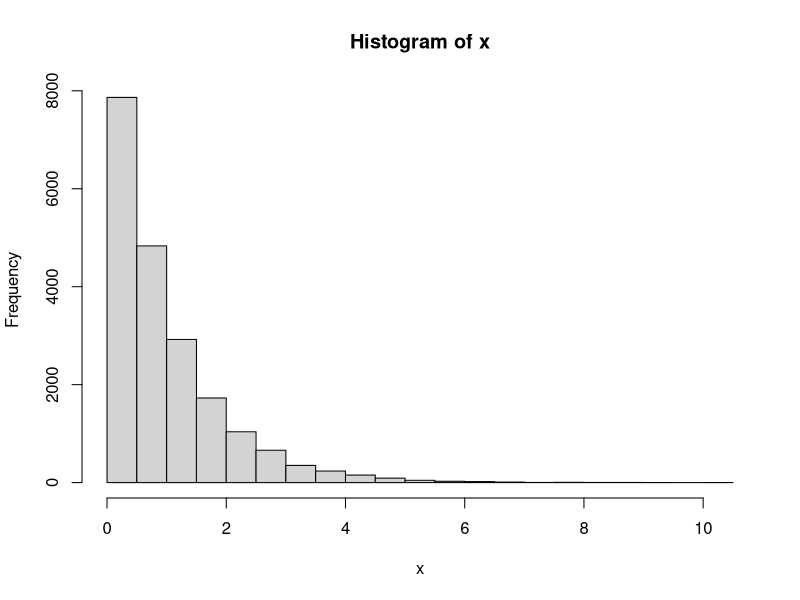
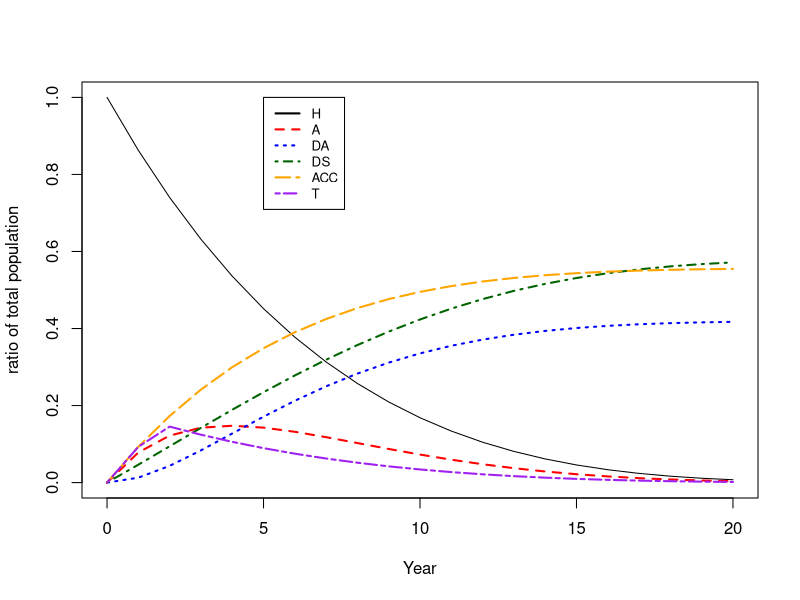
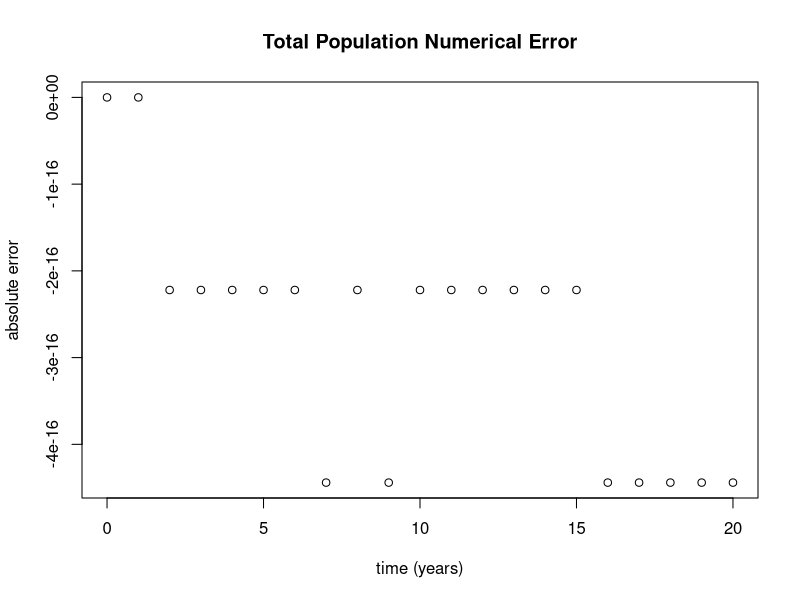

These figures' R source, in order:
## ---- chunk 1
knitr::opts_chunk$set(echo = TRUE)
library(Matrix)
## ---- chunk 2
x <- rexp(20000)

hist(x)

mean(x)
median(x)

# Percentage in first time cycle
sum(x < 1) / length(x)
## ---- chunk 3
hiv_monotherapy_tp <- matrix(c(0.721, 0.202, 0.067, 0.010,
                               0.000, 0.581, 0.407, 0.012,
                               0.000, 0.000, 0.750, 0.250,
                               0.000, 0.000, 0.000, 1.000), 
                               nrow=4, byrow=TRUE,
                               dimnames=list(c("A", "B", "C", "D"),
                                             c("A", "B", "C", "D")))
hiv_monotherapy_tp                                          
## ---- chunk 4
V  <- eigen(hiv_monotherapy_tp)$vectors
iV <- solve(V)
Ap <- iV %*% hiv_monotherapy_tp %*% V

Ap
## ---- chunk 5
lAp <- diag(log(diag(Ap)), nrow(Ap), ncol(Ap))

R  <- V %*% lAp %*% iV

R 
## ---- chunk 6
R[abs(R) < 1e-6 ] <- 0


rownames(R) <- c("A", "B", "C", "D")
colnames(R) <- c("A", "B", "C", "D")

round(R, 3)
## ---- chunk 7
expm(R)
## ---- chunk 8
# A more plausible death rate for 'A', 'B'
R['A', 'D'] <- 0
R['B', 'D'] <- 0

diag(R) <- diag(R) - rowSums(R) # Keep it Markovian
round(expm(R), 3)
## ---- chunk 9

RwAcc <- cbind(rbind(R, rep(0, 4)), rep(0, 5))
rownames(RwAcc) <- c("A", "B", "C", "D", "AccBC")
colnames(RwAcc) <- c("A", "B", "C", "D", "AccBC")

RwAcc['B', 'AccBC'] <- RwAcc['B', 'C']
round(expm(RwAcc), 3)
## ---- chunk 10
rate_secular_death_by_age <- function(t, h=1, a=0.1, b=1/1200)
{
  (b/a) * (exp(a*t) - exp(a*(t-h)))
}
## ---- chunk 11
markov_rate_matrices<- function(t, h=1)
{
  lapply(t, function(tt){
    r.secular <- rate_secular_death_by_age(tt+40, h)
  
    x <- matrix(c(0.0, 0.1, 0.0, r.secular,
                  0.0, 0.0, 0.3, r.secular,
                  0.0, 0.0, 0.0, 0.0,
                  0.0, 0.0, 0.0, 0.0),
           nrow=4,
           ncol=4,
           byrow=TRUE,
           dimnames=list(c("H", "A", "DA", "DS"),
                         c("H", "A", "DA", "DS")))
  
    diag(x) <- -rowSums(x)
    x
  })
}
## ---- chunk 12
non_markov_rate_matrices <- function(t, h=1)
{
  markov     <- markov_rate_matrices(t, h)
  non_markov <- list()
  for(i in t)
  {
    # Expand matrix
    non_markov[[i]] <- cbind(markov[[i]],     matrix(rep(0, 16), nrow=4))
    non_markov[[i]] <- rbind(non_markov[[i]], matrix(rep(0, 32), nrow=4))
  }
  
  
  lapply(non_markov, function(m){
    # Put in State Names
    rownames(m) <- c("H", "A", "DA" ,"DS", "ACC", "T1", "T2", "N")
    colnames(m) <- c("H", "A", "DA" ,"DS", "ACC", "T1", "T2", "N")
    
    # Define Accumulator
    m["H", "ACC"] <- m["H", "A"] 
    
    # Define Tunnel state entry
    m["H", "T1"]  <- m["H", "A"]
    
    m  # Note: Tunnel states are not fully defined at this point.
  })

}

## ---- chunk 13
transition_prob <- function(t, h=1)
{
  # Embed the matrices into the timesteps
  tp <- lapply(non_markov_rate_matrices(t, h), function(m) expm(m*h))
  
  lapply(tp, function(m)
  {
    # It is possible to exit tunnel to external risk of death
    m["T1", "N"]  <- m["A", "DA"] + m["A", "DS"]
    m["T1", "T1"] <- 0  # Cannot remain in tunnel
    m["T1", "T2"] <- 1-m["T1", "N"] # The tunnel is everything else 

    # T2 is terminal state
    m["T2", "T2"] <- 0
    m["T2", "N"]  <- 1
    
    # Note: At this point, the "N" state could be stripped as it was
    #       only required for the embedding, and serves no other purpose
    #       at this point
    
    states <- c("H", "A", "DA", "DS", "ACC", "T1" ,"T2")
    m[states, states]
  })
}
## ---- chunk 14
Y <- t(c(H=1, A=0, DA=0, DS=0, ACC=0, T1=0, T2=0))

simulation <- do.call(rbind, lapply(transition_prob(1:20), function(tp) {
  Y <<- Y %*% tp
}))

simulation <- rbind(
  c(H=1, A=0, DA=0, DS=0, ACC=0, T1=0, T2=0), 
  simulation
)
## ---- chunk 15
plot(0:20, simulation[,"H"], ylim=c(0,1), typ="l", ylab="ratio of total population", xlab="Year")


lines(0:20, simulation[,"A"],   col="red",       lty=2, lwd=2)
lines(0:20, simulation[,"DA"],  col="blue",      lty=3, lwd=2)
lines(0:20, simulation[,"DS"],  col="darkgreen", lty=4, lwd=2)
lines(0:20, simulation[,"ACC"], col="orange",    lty=5, lwd=2)
lines(0:20, rowSums(simulation[,c("T1", "T2")]), col="purple", lty=6, lwd=2)

legend(5, 1.0, c("H", "A", "DA", "DS", "ACC", "T"), lty=1:6, 
       col=c("black", "red", "blue", "darkgreen", "orange", "purple"), cex=0.8, lwd=2)
## ---- chunk 16
plot(0:20, 1-rowSums(simulation[,c("H", "A", "DA", "DS")]), xlab="time (years)", 
     ylab="absolute error", main="Total Population Numerical Error")
## ---- chunk 17

# Better accuracy that "life-table" aka trapezoidal method
alt_simp_coef <- function(i) c(17, 59, 43, 49, rep(48, i-8), 49, 43, 59, 17) / 48
alt_simp      <- function(x,h) h*sum(alt_simp_coef(length(x)) * x)
## ---- chunk 18
1000*simulation[21,"ACC"] # The last point is the total
## ---- chunk 19
  alt_simp(rowSums(simulation[,c("H", "A")]), 1)
## ---- chunk 20
  alt_simp(rowSums(simulation[,c("T1", "T2")]), 1)
## ---- chunk 21
  alt_simp(rowSums(simulation[,c("H", "A")]), 1) - 
  alt_simp(rowSums(simulation[,c("T1", "T2")]), 1)
